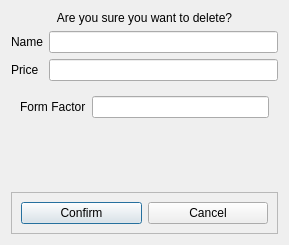
<?xml version="1.0" encoding="UTF-8"?>
<ui version="4.0">
 <class>DeleteProductDialog</class>
 <widget class="QDialog" name="DeleteProductDialog">
  <property name="geometry">
   <rect>
    <x>0</x>
    <y>0</y>
    <width>289</width>
    <height>245</height>
   </rect>
  </property>
  <property name="windowTitle">
   <string>Delete Product</string>
  </property>
  <layout class="QVBoxLayout" name="verticalLayout">
   <item>
    <widget class="QLabel" name="label_4">
     <property name="text">
      <string>Are you sure you want to delete?</string>
     </property>
     <property name="alignment">
      <set>Qt::AlignCenter</set>
     </property>
    </widget>
   </item>
   <item>
    <layout class="QFormLayout" name="formLayout">
     <item row="0" column="0">
      <widget class="QLabel" name="label">
       <property name="text">
        <string>Name</string>
       </property>
      </widget>
     </item>
     <item row="0" column="1">
      <widget class="QLineEdit" name="name">
       <property name="readOnly">
        <bool>true</bool>
       </property>
      </widget>
     </item>
     <item row="1" column="0">
      <widget class="QLabel" name="label_2">
       <property name="text">
        <string>Price</string>
       </property>
      </widget>
     </item>
     <item row="1" column="1">
      <widget class="QLineEdit" name="price">
       <property name="readOnly">
        <bool>true</bool>
       </property>
      </widget>
     </item>
    </layout>
   </item>
   <item>
    <widget class="QStackedWidget" name="stackedWidget">
     <property name="currentIndex">
      <number>2</number>
     </property>
     <widget class="QWidget" name="page">
      <layout class="QGridLayout" name="gridLayout_2">
       <item row="0" column="0">
        <layout class="QFormLayout" name="formLayout_2">
         <item row="0" column="0">
          <widget class="QLabel" name="label_3">
           <property name="text">
            <string>Core Count</string>
           </property>
          </widget>
         </item>
         <item row="0" column="1">
          <widget class="QLineEdit" name="coreCount">
           <property name="readOnly">
            <bool>true</bool>
           </property>
          </widget>
         </item>
        </layout>
       </item>
      </layout>
     </widget>
     <widget class="QWidget" name="page_2">
      <layout class="QGridLayout" name="gridLayout_3">
       <item row="0" column="0">
        <layout class="QFormLayout" name="formLayout_4">
         <item row="0" column="0">
          <widget class="QLabel" name="label_5">
           <property name="text">
            <string>Size (GB)</string>
           </property>
          </widget>
         </item>
         <item row="0" column="1">
          <widget class="QLineEdit" name="size">
           <property name="readOnly">
            <bool>true</bool>
           </property>
          </widget>
         </item>
        </layout>
       </item>
      </layout>
     </widget>
     <widget class="QWidget" name="page_3">
      <layout class="QGridLayout" name="gridLayout_4">
       <item row="0" column="0">
        <layout class="QFormLayout" name="formLayout_5">
         <item row="0" column="0">
          <widget class="QLabel" name="label_6">
           <property name="text">
            <string>Form Factor</string>
           </property>
          </widget>
         </item>
         <item row="0" column="1">
          <widget class="QLineEdit" name="formFactor">
           <property name="readOnly">
            <bool>true</bool>
           </property>
          </widget>
         </item>
        </layout>
       </item>
      </layout>
     </widget>
    </widget>
   </item>
   <item>
    <widget class="QFrame" name="frame">
     <property name="frameShape">
      <enum>QFrame::StyledPanel</enum>
     </property>
     <property name="frameShadow">
      <enum>QFrame::Raised</enum>
     </property>
     <layout class="QHBoxLayout" name="horizontalLayout">
      <item>
       <widget class="QPushButton" name="confirmButton">
        <property name="text">
         <string>Confirm</string>
        </property>
       </widget>
      </item>
      <item>
       <widget class="QPushButton" name="cancelButton">
        <property name="text">
         <string>Cancel</string>
        </property>
       </widget>
      </item>
     </layout>
    </widget>
   </item>
  </layout>
 </widget>
 <resources/>
 <connections/>
</ui>
